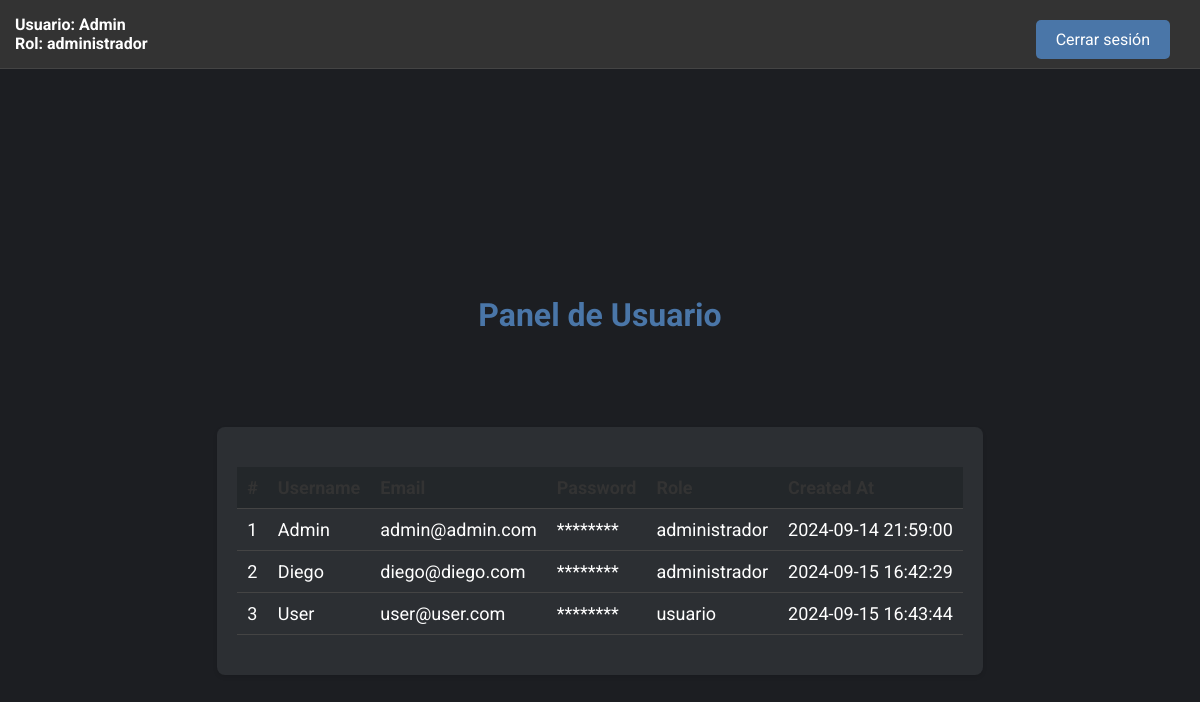
The page /dashboard.php (signed in) on the database as committed earlier.
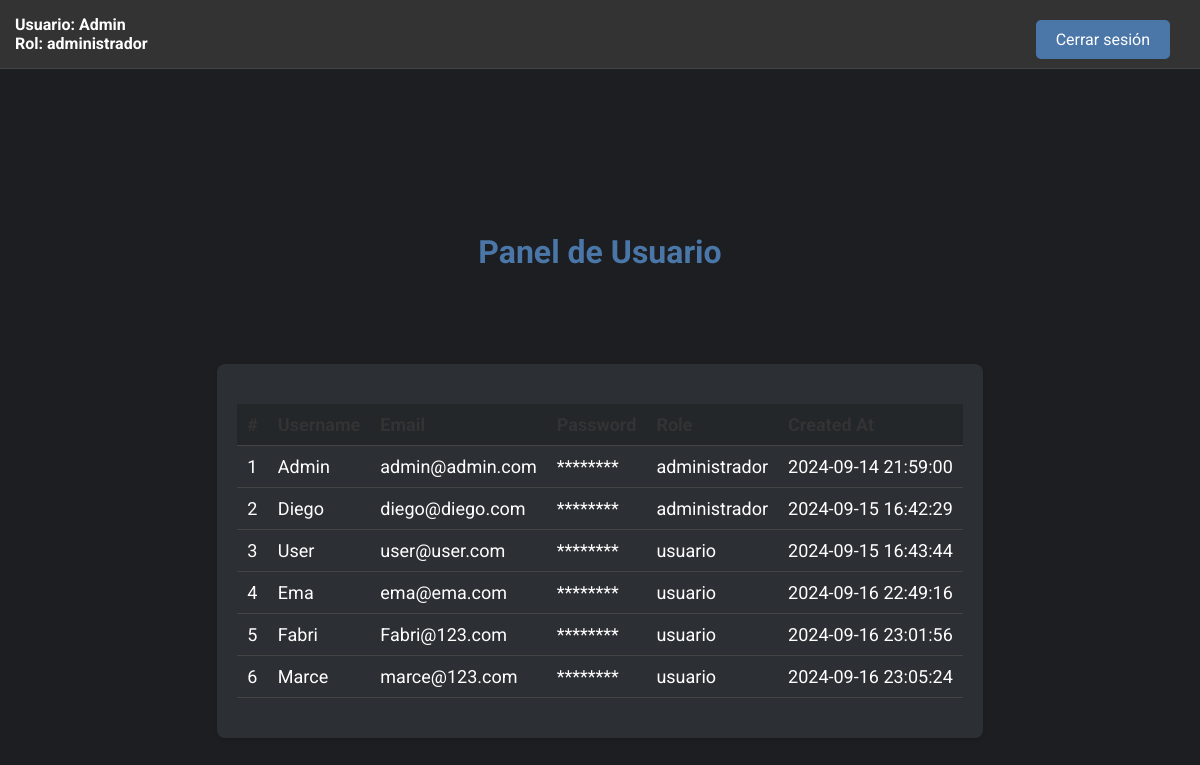
The same page on the database as committed later.
### tables this page shows
CREATE TABLE `users` (
  `id` int(11) NOT NULL,
  `username` varchar(50) NOT NULL,
  `email` varchar(100) NOT NULL,
  `password` varchar(255) NOT NULL,
  `role` enum('usuario','administrador') DEFAULT 'usuario',
  `created_at` timestamp NOT NULL DEFAULT current_timestamp(),
  `is_active` tinyint(1) DEFAULT 1,
  `failed_attempts` int(11) DEFAULT 0,
  `last_attempt` timestamp NULL DEFAULT NULL
);

### dashboard.php (the view, shortened to what this page needs)
<?php
$isAdmin = $_SESSION['role'] === 'administrador';
$isUser = $_SESSION['role'] === 'usuario';
?>
<!DOCTYPE html>
<html lang="es">
<head>
    <link rel="stylesheet" href="styles.css">
</head>
<body>
    <div class="header">
        <div class="user-info">
            Usuario: <?php echo htmlspecialchars($_SESSION['username']); ?><br>
            Rol: <?php echo htmlspecialchars($_SESSION['role']); ?>
        </div>
        <div class="buttons">
            <a href="logout.php">Cerrar sesión</a>
        </div>
    </div>
    <div class="container">
        <div class="content">
            <h1>Panel de Usuario</h1>
            <div class="table-container">
                <table>
                    <thead>
                        <tr>
                            <?php if ($isAdmin): ?>
                                <th>#</th>
                                <th>Username</th>
                                <th>Email</th>
                                <th>Password</th>
                                <th>Role</th>
                                <th>Created At</th>
                            <?php elseif ($isUser): ?>
                                <th>#</th>
                                <th>Email</th>
                                <th>Password</th>
                            <?php endif; ?>
                        </tr>
                    </thead>
                    <tbody>
                        <?php
                        include 'db.php';
                        try {
                            if ($isAdmin) {
                                $stmt = $pdo->query("SELECT id, username, email, password, role, created_at FROM users");
                            } elseif ($isUser) {
                                $stmt = $pdo->query("SELECT id, email, password FROM users");
                            }
                            while ($row = $stmt->fetch(PDO::FETCH_ASSOC)) {
                                echo '<tr>';
                                echo '<td>' . htmlspecialchars($row['id']) . '</td>';
                                if ($isAdmin) {
                                    echo '<td>' . htmlspecialchars($row['username']) . '</td>';
                                }
                                echo '<td>' . htmlspecialchars($row['email']) . '</td>';
                                echo '<td>********</td>';
                                if ($isAdmin) {
                                    echo '<td>' . htmlspecialchars($row['role']) . '</td>';
                                    echo '<td>' . htmlspecialchars($row['created_at']) . '</td>';
                                }
                                echo '</tr>';
                            }
                        } catch (PDOException $e) {
                            echo 'Error: ' . $e->getMessage();
                        }
                        ?>
                    </tbody>
                </table>
            </div>
        </div>
    </div>
</body>
</html>

Rows that differ between the two databases and show on the page:
added users: id "4", username "Ema", email "ema@ema.com", role "usuario", created_at "2024-09-16 22:49:16"
added users: id "5", username "Fabri", email "Fabri@123.com", role "usuario", created_at "2024-09-16 23:01:56"
added users: id "6", username "Marce", email "marce@123.com", role "usuario", created_at "2024-09-16 23:05:24"
